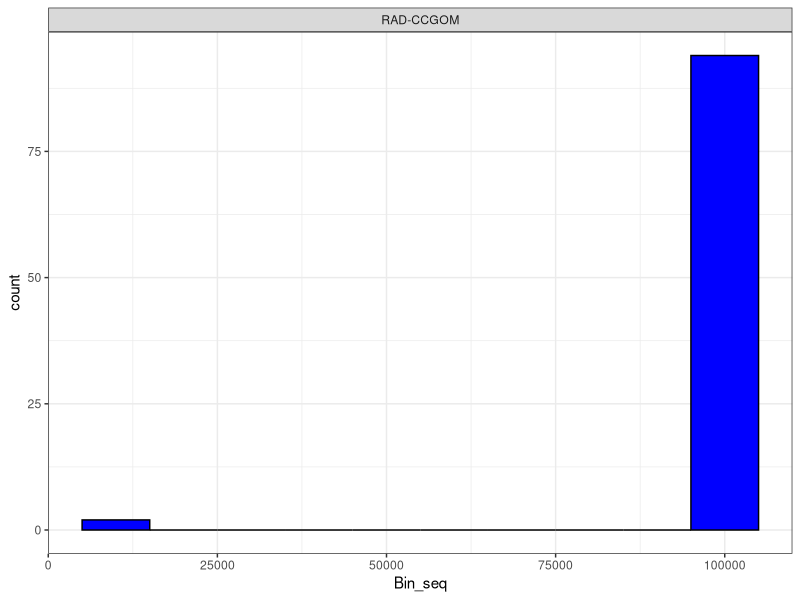
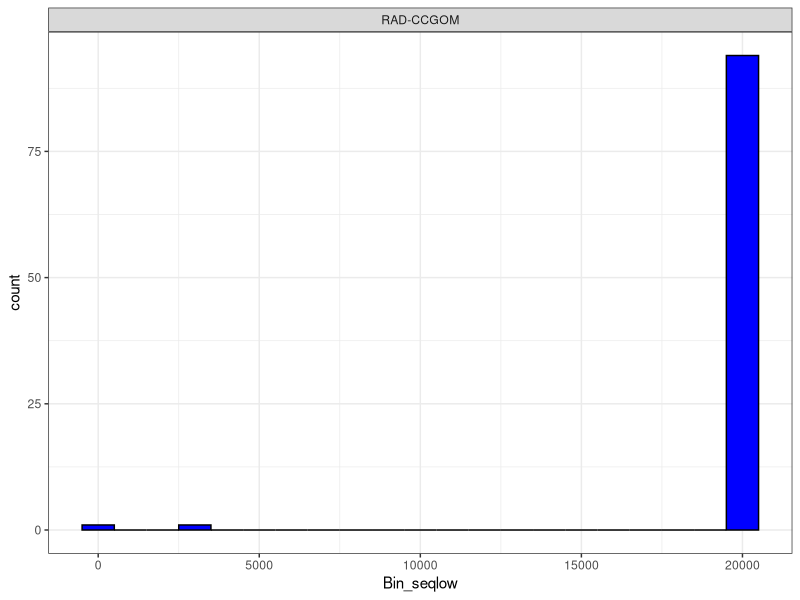
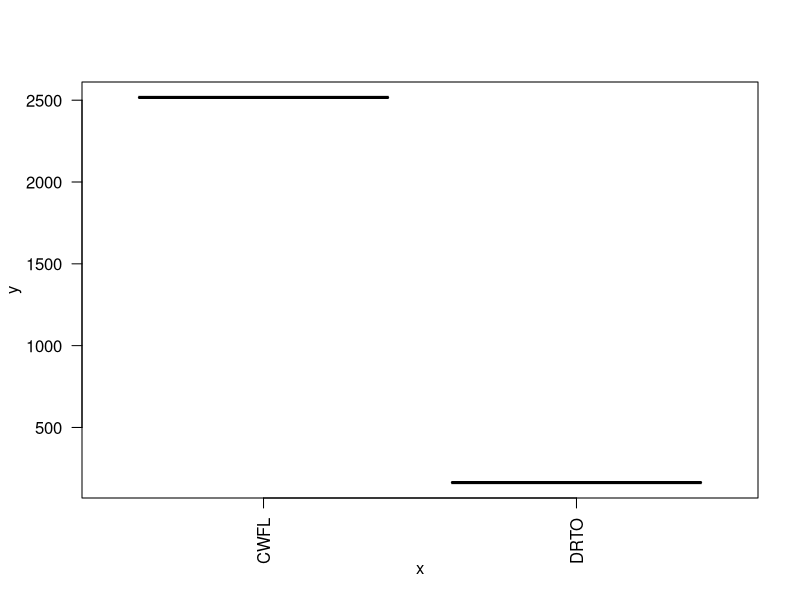
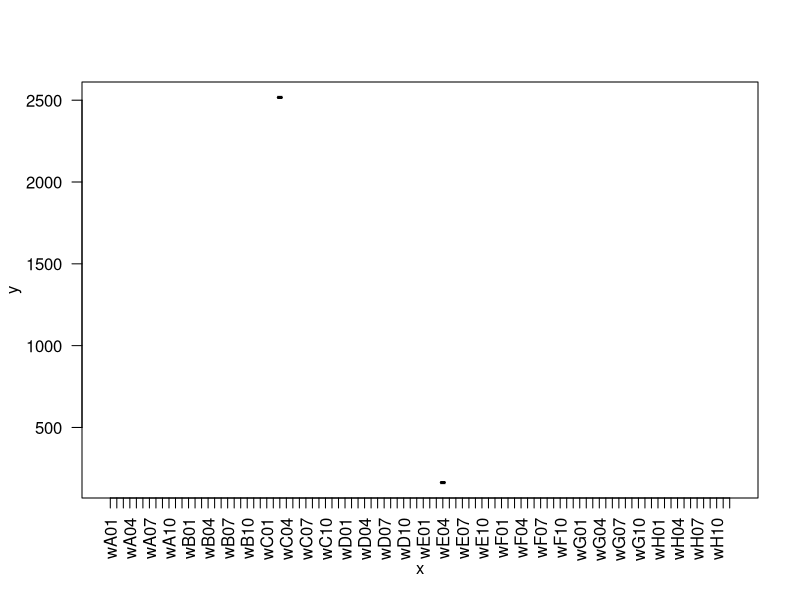
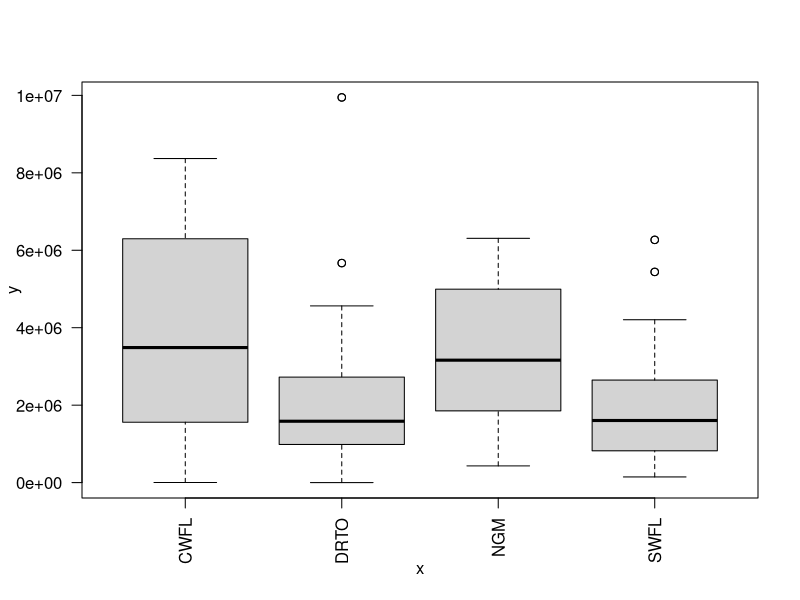
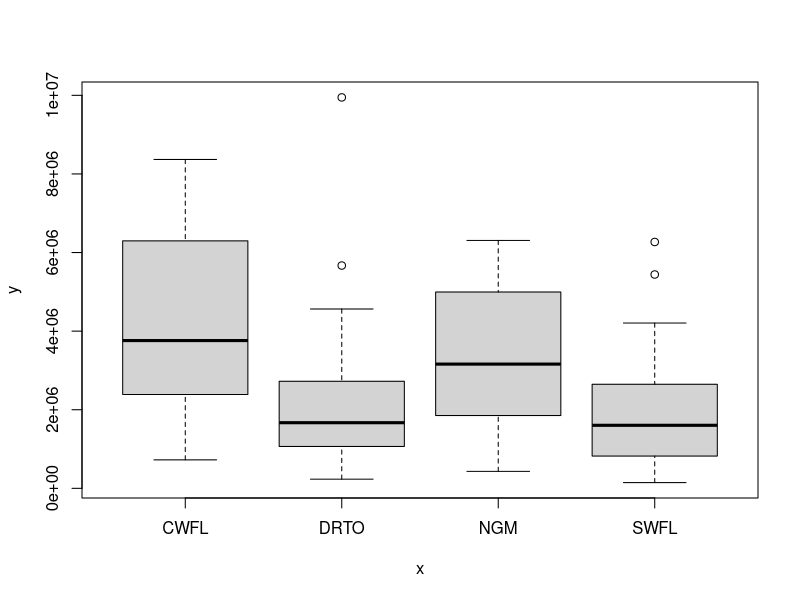
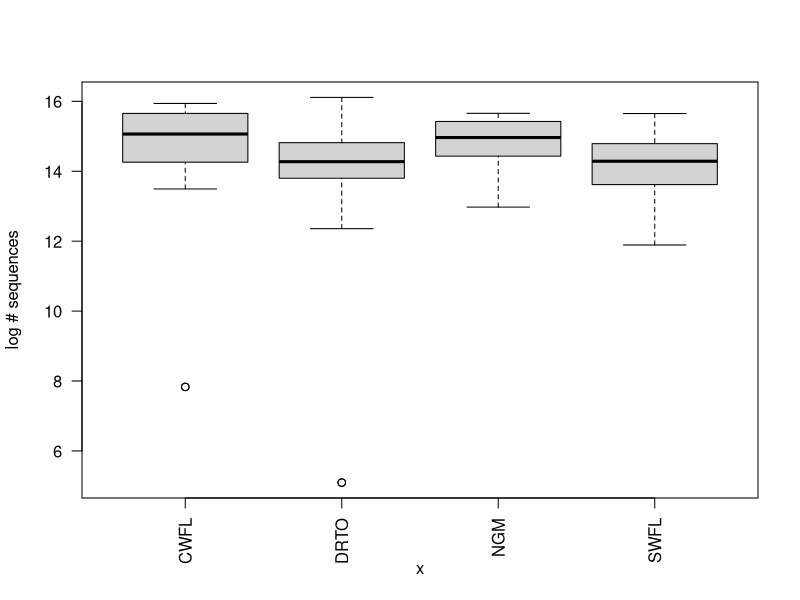
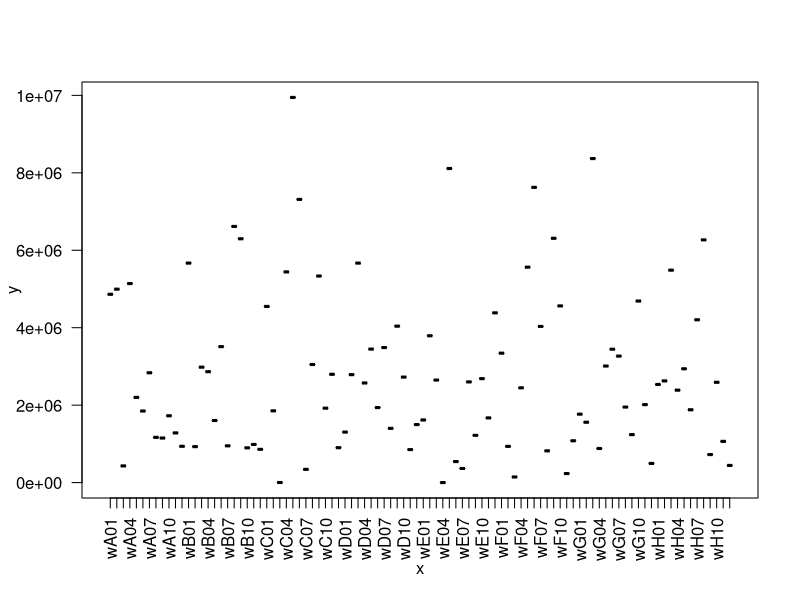

These figures' R source, in order:

############## Exploratory Data Analyis Part 1- Raw, demultiplexed sequence data ###################

# The point of this analysis is to identify samples that failed to sequence well, any possible patterns related to metadata that are correlated with failed samples, 
# and look at overall distribution of sequence data for your plate and by metadata factors
# Note that you should adjust metadata here for your own dataset. In this example, I look at sample location and RAD plate well, but you could also look at input DNA amount for libraries, year/time of sample
# collection, sex, anything you'd like.
# A few red flags would be noticing patterns of sequence data distribution by RAD plate well- like if whole plate columns or the outer edges of the palte contained failed samples, RA and RB reads should be EQUAL, 
# and if all of your failed samples came from one metadata component- this would be something to consider in subsequent library preps. Essentially, you shouldn't see really ANY patterns in your data here and that
# everything is roughly evenly distributed. It is very common to have at least a few samples fail, but these can still have important data and could be included in your downstream analysis, but important to know.




########### Setup #################
library(here)
list.files()

library(ggplot2)
library(tidyr)
library(data.table)
library(reshape2)

#Multiplot Functions####
multiplot <- function(..., plotlist=NULL, file, cols=1, layout=NULL) {
  library(grid)
  
  # Make a list from the ... arguments and plotlist
  plots <- c(list(...), plotlist)
  
  numPlots = length(plots)
  
  # If layout is NULL, then use 'cols' to determine layout
  if (is.null(layout)) {
    # Make the panel
    # ncol: Number of columns of plots
    # nrow: Number of rows needed, calculated from # of cols
    layout <- matrix(seq(1, cols * ceiling(numPlots/cols)),
                     ncol = cols, nrow = ceiling(numPlots/cols))
  }
  
  if (numPlots==1) {
    print(plots[[1]])
    
  } else {
    # Set up the page
    grid.newpage()
    pushViewport(viewport(layout = grid.layout(nrow(layout), ncol(layout))))
    
    # Make each plot, in the correct location
    for (i in 1:numPlots) {
      # Get the i,j matrix positions of the regions that contain this subplot
      matchidx <- as.data.frame(which(layout == i, arr.ind = TRUE))
      
      print(plots[[i]], vp = viewport(layout.pos.row = matchidx$row,
                                      layout.pos.col = matchidx$col))
    }
  }
}

##### I. Initial QC checks of raw read data ########

###Data read in, basic clean up:####
datarenamed<-read.table("cc_linecount_bysample.txt", header=F, sep="") #read in the line counts file you generated in Step 3 of workflow, using the raw data
colnames(datarenamed)<-c("No_seq","sample") #rename columns to be number of sequences and sample name
datarenamed$No_seq<-datarenamed$No_seq/4 #line counts in file need to be divided by 4 since each sequence has 4 lines in fastq files- this gives true number of reads
datarenamed$log_No_seqs<-log(datarenamed$No_seq) #get log transformed number of seqs
vars<-colsplit(datarenamed$sample,"_",c("species","well","turtle", "loc","seq_direction")) #separate sample name by metadata factors that are in the name of your sample- CHANGE THIS FOR YOUR DATA
datarenamed<-cbind(vars,datarenamed)#combine seq info with metadata info

samplesonly<-subset(datarenamed,species != "total") # remove line at the end of your file that has total count of all sequences, if you have blank wells you also need to remove these to look at them separately here, so could add !="BLANK" in addition
levels(samplesonly$species<-factor(samplesonly$species))#double check for typos in categories
levels(samplesonly$sample.id<-factor(samplesonly$turtle))#double check for typos in categories
levels(samplesonly$mpatch<-factor(samplesonly$loc))#double check for typos in categories
levels(samplesonly$well<-factor(samplesonly$well))#double check for typos in categories
levels(samplesonly$seq_direction<-factor(samplesonly$seq_direction))#double check for typos in categories



#Summaries by plate:
mean<-tapply(samplesonly$No_seq, samplesonly$species,mean) #if you did not subset to remove empty wells , then you can do this for the object "datarenamed" instead of "samplesonly". I do this by species since this plate only has ONE species so this will include ALL samples in plate
min<-tapply(samplesonly$No_seq, samplesonly$species,min)
max<-tapply(samplesonly$No_seq, samplesonly$species,max)
median<-tapply(samplesonly$No_seq, samplesonly$species,median)
summary_by_plate<-data.frame(mean,median,min,max)

#####Histograms of raw reads by plate, with binning for thresholds####
sample.reads.bin<-samplesonly #from above
sample.reads.binRA<-subset(sample.reads.bin,seq_direction=="RA.fastq") #subset out only forward reads
sample.reads.binRA$Bin_seq <- ifelse(sample.reads.binRA$No_seq <= 10000, 10000, ifelse((sample.reads.binRA$No_seq >10000) & (sample.reads.binRA$No_seq < 100000), sample.reads.binRA$No_seq, 100000)) #bin samples 
ggplot(sample.reads.binRA, aes(x=Bin_seq)) +
  geom_histogram(colour="black", fill="blue",binwidth = 10000) +theme_bw()+
  facet_wrap(~species,scales="free")

sample.reads.binRA$QC_cat <- ifelse(sample.reads.binRA$No_seq <= 10000, "failed", ifelse((sample.reads.binRA$No_seq >10000) & (sample.reads.binRA$No_seq <= 100000), "good", "high")) #add in column for qc metric
sample.reads.binRAshort<-sample.reads.binRA
sample.reads.binRAshort$Bin_seqlow<-ifelse(sample.reads.binRAshort$No_seq <= 20000, sample.reads.binRAshort$No_seq, 20000)#bin everything high to be able to look at low distribution and confirm we think 10K is reasonable cutoff for pass/fail
ggplot(sample.reads.binRAshort, aes(x=Bin_seqlow)) +
  geom_histogram(colour="black", fill="blue",binwidth = 1000) +theme_bw()+
  facet_wrap(~species,scales="free")

failed<-subset(sample.reads.binRAshort, QC_cat=="failed")
table(failed$species)
qc_pass<-subset(sample.reads.binRAshort, QC_cat!="failed")

#Patterns with metadata for failed samples####
#The point here is to look at patterns pertaining to metadata, so these might include collection date, extraction method, etc.
str(failed)
failed$loc<-as.factor(failed$loc)#change text categories to factors for plotting
plot(failed$loc,failed$No_seq,las=2) #plot by metadata component 1 (e.g. location, year)
plot(failed$well,failed$No_seq,las=2) #plot by RAD plate well


#Summaries by metadata components:

#by location:
mean<-tapply(samplesonly$No_seq, samplesonly$loc,mean) #if you did not subset to remove empty wells in line 50, then do this for the object "datarenamed" instead of "samplesonly"
min<-tapply(samplesonly$No_seq, samplesonly$loc,min)
max<-tapply(samplesonly$No_seq, samplesonly$loc,max)
median<-tapply(samplesonly$No_seq, samplesonly$loc,median)
summary_by_loc<-data.frame(mean,median,min,max) #get summary by metadata factor, here using location
samplesonly$loc<-as.factor(samplesonly$loc)#change character strings to factors for plotting
plot(samplesonly$loc,samplesonly$No_seq,las=2) #plot number sequences by location
qc_pass$loc<-as.factor(qc_pass$loc)
plot(qc_pass$loc,qc_pass$No_seq) #plotting number sequences by location with failed samples removed

mean<-tapply(qc_pass$No_seq, qc_pass$loc,mean) #if you did not subset to remove empty wells in line 50, then do this for the object "datarenamed" instead of "samplesonly"
min<-tapply(qc_pass$No_seq, qc_pass$loc,min)
max<-tapply(qc_pass$No_seq, qc_pass$loc,max)
median<-tapply(qc_pass$No_seq, qc_pass$loc,median)
summary_by_loc<-data.frame(mean,median,min,max)

plot(samplesonly$loc,samplesonly$log_No_seqs,las=2,ylab="log # sequences")

#by RAD plate well
plot(samplesonly$well,samplesonly$No_seq,las=2)

